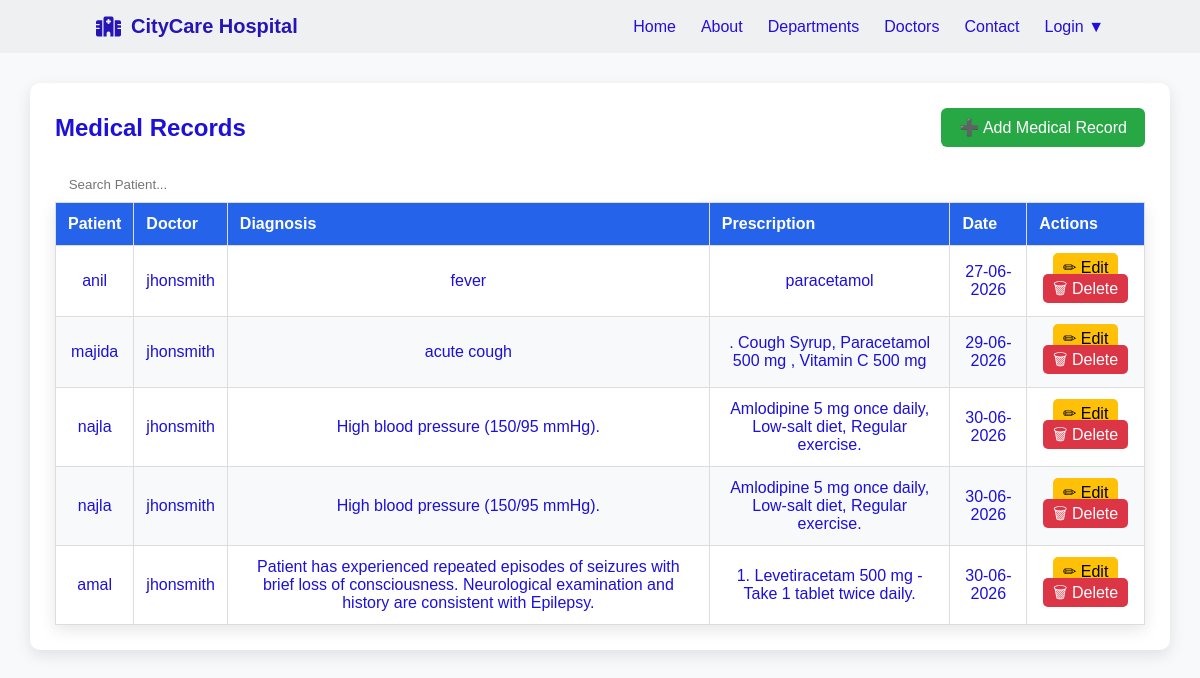
The app's page /medical_records/ (signed in) with its own data.
### hospitalapp/models.py (models this page shows, shortened)
class MedicalRecord(models.Model):
    patient = models.ForeignKey(
        Patient,
        on_delete=models.CASCADE
    )
    doctor = models.ForeignKey(
        Doctor,
        on_delete=models.CASCADE
    )
    diagnosis = models.TextField()
    prescription = models.TextField()
    created_at = models.DateTimeField(auto_now_add=True)

class Patient(models.Model):
    user = models.OneToOneField(
        User,
        on_delete=models.CASCADE,
        null=True,
        blank=True
    )
    name = models.CharField(max_length=100)
    phone = models.CharField(max_length=15)
    email = models.EmailField()
    address = models.TextField()

class Doctor(models.Model):
    user = models.OneToOneField(
        User,
        on_delete=models.CASCADE,
        null=True,
        blank=True
    )
    name = models.CharField(max_length=100)
    department = models.ForeignKey(
        Department,
        on_delete=models.CASCADE
    )
    specialization = models.CharField(max_length=100)
    phone = models.CharField(max_length=15)
    email = models.EmailField()
    photo = models.ImageField(
        upload_to='doctor_photos/',
        blank=True,
        null=True
    )

### hospitalapp/views.py (the view)
def medical_records(request):
    if request.user.is_superuser or request.user.is_staff:
        records = MedicalRecord.objects.all()
    elif hasattr(request.user, 'doctor'):
        doctor = request.user.doctor
        records = MedicalRecord.objects.filter(doctor=doctor)
    elif hasattr(request.user, 'patient'):
        patient = request.user.patient
        records = MedicalRecord.objects.filter(patient=patient)
    else:
        return HttpResponse("Access Denied")
    return render(request, 'medical_records.html', {
        'records': records,'is_doctor':hasattr(request.user,'doctor'),
    })

### templates/medical_records.html (shortened to what this page needs)
{% extends 'base.html' %}
{% block content %}
<div class="table-container">
    <div class="table-header">
        <h2>Medical Records</h2>
        {% if request.user.is_staff or request.user.is_superuser or is_doctor %}
        <a href="{% url 'add_medical_record' %}" class="add-btn">
            ➕ Add Medical Record
        </a>
        {% endif %}
    </div>
    <input type="text"
           id="searchInput"
           placeholder=" Search Patient..."
           onkeyup="searchTable()"
           class="search-box">
    <table id="medicalTable">
        <thead>
            <tr>
                <th>Patient</th>
                <th>Doctor</th>
                <th>Diagnosis</th>
                <th>Prescription</th>
                <th>Date</th>
                {% if request.user.is_staff or request.user.is_superuser or is_doctor %}
                <th>Actions</th>
                {% endif %}
            </tr>
        </thead>
        <tbody>
        {% for record in records %}
            <tr>
                <td>{{ record.patient.name }}</td>
                <td>{{ record.doctor.name }}</td>
                <td>{{ record.diagnosis }}</td>
                <td>{{ record.prescription }}</td>
                <td>{{ record.created_at|date:"d-m-Y" }}</td>
                {% if request.user.is_staff or request.user.is_superuser or is_doctor %}
                <td>
                    <a href="{% url 'edit_medical_record' record.id %}" class="edit-btn">
                        ✏ Edit
                    </a>
                    <a href="{% url 'delete_medical_record' record.id %}" class="delete-btn">
                        🗑 Delete
                    </a>
                </td>
                {% endif %}
            </tr>
        {% empty %}
            <tr>
                <td colspan="6">No medical records found</td>
            </tr>
        {% endfor %}
        </tbody>
    </table>
</div>
{% endblock %}

### hospitalapp/static/css/style.css (style rules this page uses)
* { margin: 0; padding: 0; box-sizing: border-box; font-family: Arial, sans-serif; }
body { background: #f8f9fb; color: #1d10d9; }
.search-box { width:60%; padding:10px; border:none; border-radius:20px; }
table { width:100%; border-collapse:collapse; }
table th, table td { padding:12px; border-bottom:1px solid #ddd; text-align:left; }
table th { background:#2563eb; color:white; }
table { width:100%; border-collapse:collapse; background:white; box-shadow:0 5px 15px rgba(0,0,0,.1); }
th,td { padding:12px; border:1px solid #ddd; text-align:center; }
th { background:#4f7cff; color:white; }
tr:nth-child(even) { background:#f8f9fa; }
.table-container { width:95%; margin:30px auto; background:#fff; padding:25px; border-radius:10px; box-shadow:0 5px 15px rgba(0,0,0,.1); }
.table-header { display:flex; justify-content:space-between; align-items:center; margin-bottom:20px; }
table th { background:#2563eb; color:#fff; padding:12px; }
table td { padding:12px; border-bottom:1px solid #ddd; text-align:center; }
.add-btn { background:#28a745; color:#fff; padding:10px 18px; border-radius:6px; text-decoration:none; }
.edit-btn { background:#ffc107; color:#000; padding:6px 10px; border-radius:5px; text-decoration:none; }
.delete-btn { background:#dc3545; color:#fff; padding:6px 10px; border-radius:5px; text-decoration:none; }

### records on screen
MedicalRecord: patient.name "anil", doctor.name "jhonsmith", diagnosis "fever", prescription "paracetamol", created_at "27-06-2026"
MedicalRecord: patient.name "majida", doctor.name "jhonsmith", diagnosis "acute cough", prescription ". Cough Syrup, Paracetamol 500 mg , Vitamin C 500 mg", created_at "29-06-2026"
MedicalRecord: patient.name "najla", doctor.name "jhonsmith", diagnosis "High blood pressure (150/95 mmHg).", prescription "Amlodipine 5 mg once daily, Low-salt diet, Regular exercise.", created_at "30-06-2026"
MedicalRecord: patient.name "najla", doctor.name "jhonsmith", diagnosis "High blood pressure (150/95 mmHg).", prescription "Amlodipine 5 mg once daily, Low-salt diet, Regular exercise.", created_at "30-06-2026"
MedicalRecord: patient.name "amal", doctor.name "jhonsmith", diagnosis "Patient has experienced repeated episodes of seizures with brief loss of consciousness. Neurological examination and history are consistent with Epilepsy.", prescription "1. Levetiracetam 500 mg - Take 1 tablet twice daily.", created_at "30-06-2026"
